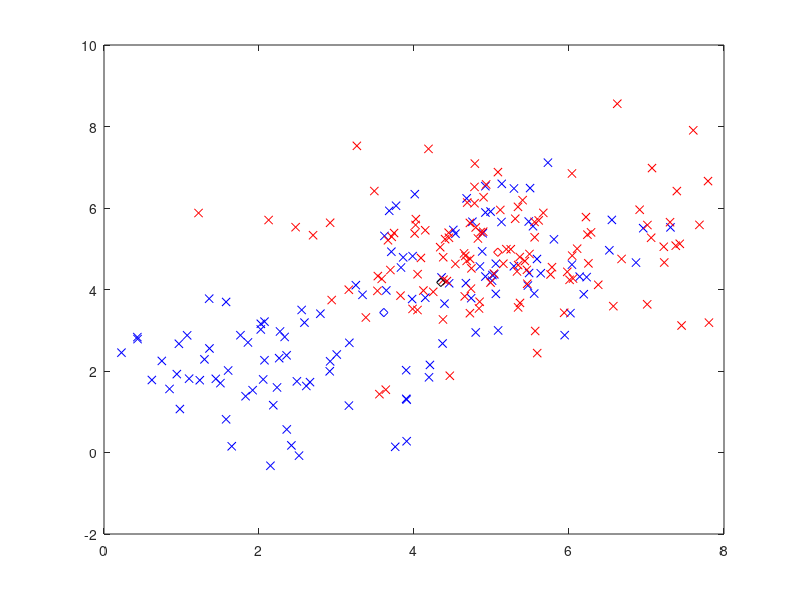
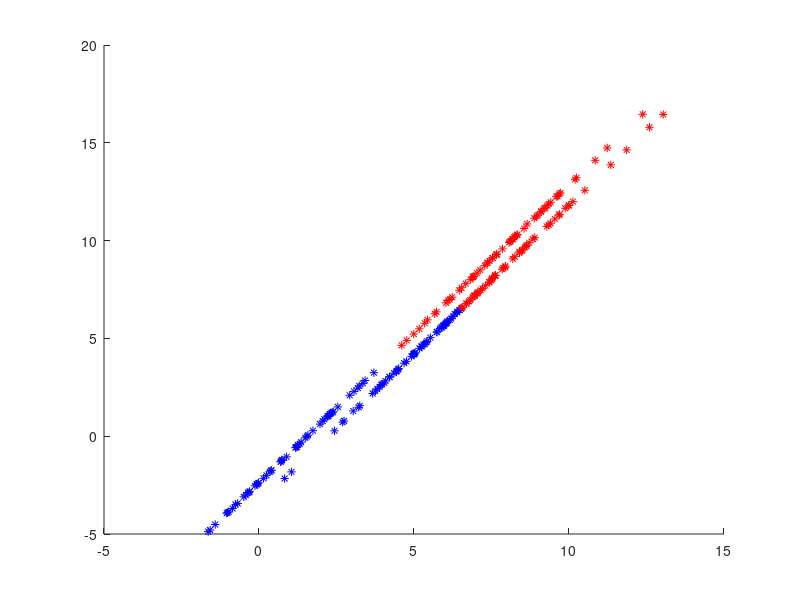

MATLAB code for these plots, in order:
clear all
x1 = load('data1.txt');
x2 = load('data2.txt');
%p = load('prior.txt') ;

%% gerando dados
for i = 1:60
    x1(i,1) = normrnd(2,1);
    x1(i,2) = normrnd(2,1);
end
for i = 1:60
    x2(i,1) = normrnd(5,1);
    x2(i,2) = normrnd(5,1);
end

p = [.5, .5] ;

plot(x1(:,1), x1(:,2), 'bx');
hold
plot(x2(:,1), x2(:,2), 'rx')

[lin1, co11] =size(x1);
[lin2, col2] =size(x2);

mu_1 = mean(x1);
plot(mu_1(:,1), mu_1(:,2), 'bd');
mu_2 = mean(x2);
plot(mu_2(:,1), mu_2(:,2), 'rd');

mu= (mu_1 + mu_2)/2 ;
plot(mu(:,1), mu(:,2), 'kd');

% diminui a media de x2
for i = 1:lin1
    x1_temp(i,:) = x1(i,:) - mu;
end

for i = 1:lin2
    x2_temp(i,:) = x2(i,:) - mu;
end

% cov matrix
c1 = cov(x1_temp);
c2 = cov(x2_temp);

[lin,col] = size(c1);
for i = 1:lin
    for j = 1:col
        C(i,j)= p(1) * c1(i,j) + p(2) * c2(i,j);
    end
end

Cinv = inv(C);

% dados transformados

figure ;
hold on ;
rec = 0 ;

for i = 1:lin1
    f1 = mu_1*Cinv*x1(i,:)'-0.5*mu_1*Cinv*mu_1';
    f2 = mu_2*Cinv*x1(i,:)'-0.5*mu_2*Cinv*mu_2';
    if(f1 > f2)
        plot(f1,f2, 'b*') ;
        rec = rec +1 ;
    else
        plot(f1,f2, 'r*') ;   
    end
end

for i = 1:lin2
    f1 = mu_1*Cinv*x2(i,:)'-0.5*mu_1*Cinv*mu_1';
    f2 = mu_2*Cinv*x2(i,:)'-0.5*mu_2*Cinv*mu_2';
    if(f1 > f2)
        plot(f1,f2, 'b*') ;
    else
        plot(f1,f2, 'r*') ;   
        rec = rec+1 ;
    end
end

rec/(lin1 + lin2) 
